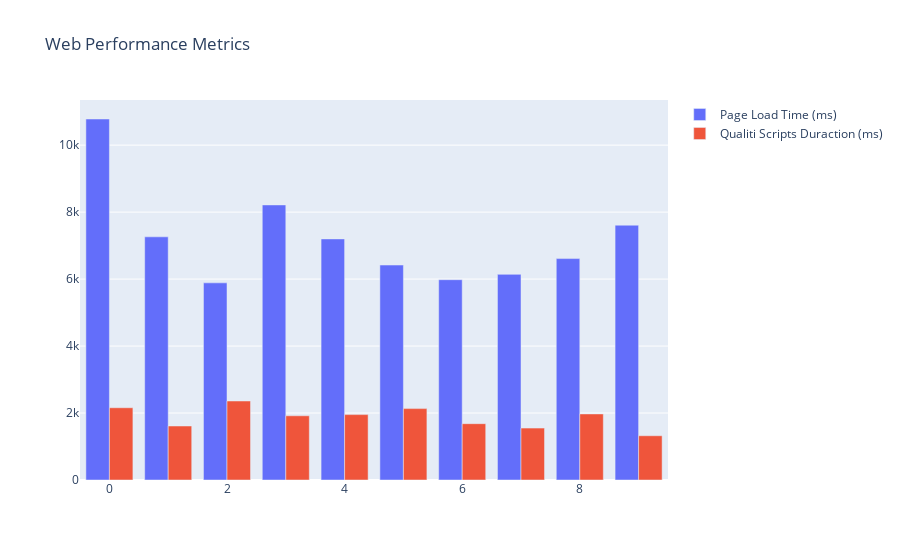

Notebook code for this chart:
### Code cell
"""We can graph on multiple data points"""
import plotly.graph_objects as go

fig = go.Figure(data=[
    go.Bar(name='Page Load Time (ms)', x=df['TEST ID'], y=df['PAGE LOAD TIME (ms)']),
    go.Bar(name='Qualiti Scripts Duraction (ms)', x=df['TEST ID'], y=df['SCRIPT DURATION (ms)'])
])

fig.update_layout(barmode='group', title_text='Web Performance Metrics')
fig.show()

### Figure 1 — Plotly figure (JSON) as saved in the notebook; plotly's stock layout.template omitted (floating-point values rounded to 4 significant figures)
{"data": [{"name": "Page Load Time (ms)", "type": "bar", "x": [0, 1, 2, 3, 4, 5, 6, 7, 8, 9], "y": [10780.0, 7262.0, 5888.0, 8214.0, 7200.0, 6419, 5982.0, 6141.0, 6612.0, 7610.0]}, {"name": "Qualiti Scripts Duraction (ms)", "type": "bar", "x": [0, 1, 2, 3, 4, 5, 6, 7, 8, 9], "y": [2157.0, 1613.0, 2359.0, 1918.0, 1953.0, 2132.0, 1682, 1550, 1973.0, 1322.0]}], "layout": {"barmode": "group", "title": {"text": "Web Performance Metrics"}}}
